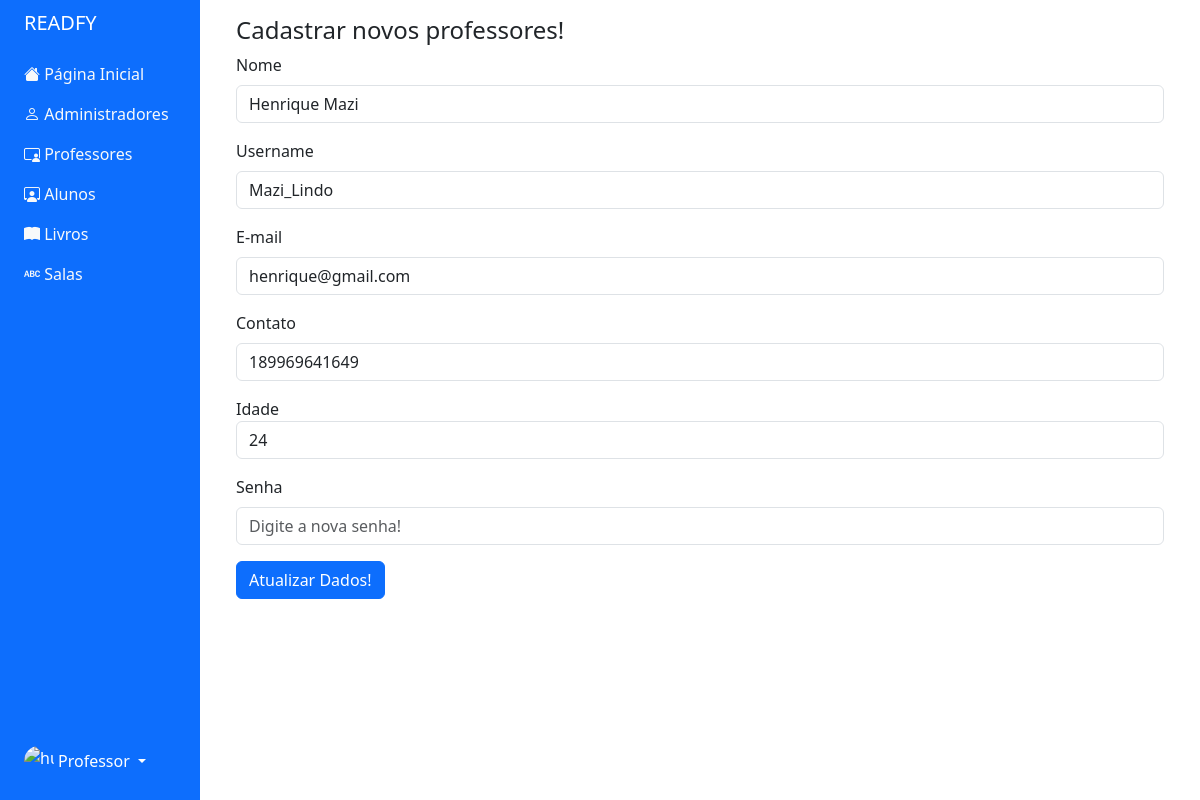
Page /administrativo/professores/update.php?id=10 on the committed database.
### tables this page shows
CREATE TABLE `professor` (
  `id` int(11) NOT NULL,
  `nome` varchar(100) DEFAULT NULL,
  `username` varchar(100) DEFAULT NULL,
  `email` varchar(255) DEFAULT NULL,
  `contato` varchar(15) DEFAULT NULL,
  `idade` varchar(5) DEFAULT NULL,
  `tipo` varchar(20) DEFAULT NULL,
  `senha` varchar(255) DEFAULT NULL,
  `data` date DEFAULT current_timestamp()
);

### src/Models/ClassesDAO/ProfessorDao.php (called while the page is built, shortened)
<?php
class ProfessorDao
{
    private $pdo;
    public function __construct($pdo)
    {
        $this->pdo = $pdo;
        $this->pdo->setAttribute(PDO::ATTR_ERRMODE, PDO::ERRMODE_EXCEPTION);
    }
    public function selectById($id)
    {
        try {
            $stmt = $this->pdo->prepare('SELECT * FROM professor WHERE id = :id');
            $stmt->bindParam(':id', $id);
            $stmt->execute();
            $this->pdo = null;
            return $stmt->fetchObject('Professor');
        } catch (PDOException $e) {
            echo 'Erro ao buscar professores: ' . $e->getMessage();
        }
    }
}

### src/Models/Classes/Professor.php (called while the page is built, shortened)
<?php
class Professor{
    private string $nome;
    private string $username;
    private string $email;
    private string $contato;
    private string $idade;
    public function getNome(): string {
        return $this->nome;
    }
    public function getUsername(): string {
        return $this->username;
    }
    public function getEmail(): string {
        return $this->email;
    }
    public function getContato(): string {
        return $this->contato;
    }
    public function getIdade(): string {
        return $this->idade;
    }
}

### administrativo/professores/update.php (the view, shortened to what this page needs)
<?php
require '../../src/Lib/connect.php';
require_once('../../src/Views/layout/headeradm.php');
require_once('../../src/Models/Classes/Professor.php');
require_once('../../src/Models/ClassesDao/ProfessorDao.php');
$professorDao = new ProfessorDao($pdo);
$professor = $professorDao->selectById($_GET['id']);
?>
<div class="dropdown pb-4">
    <a href="#" class="d-flex align-items-center text-white text-decoration-none dropdown-toggle" id="dropdownUser1" data-bs-toggle="dropdown" aria-expanded="false">
        <img src="https://github.com/mdo.png" alt="hugenerd" width="30" height="30" class="rounded-circle">
        <span class="d-none d-sm-inline mx-1">Professor</span>
    </a>
</div>
</div>
</div>
<div class="col py-3">
    <div class="container">
        <div class="container">
            <form method="POST">
                <h4>Cadastrar novos professores!</h4>
                <div class="mb-3">
                    <label for="nome" class="form-label">Nome</label>
                    <input type="text" class="form-control" id="nome" name="nome" required value="<?= $professor->getNome() ?>">
                </div>
                <div class="mb-3">
                    <label for="username" class="form-label">Username</label>
                    <input type="text" class="form-control" id="username" name="username" required value="<?= $professor->getUsername() ?>">
                </div>
                <div class="mb-3">
                    <label for="email" class="form-label">E-mail</label>
                    <input type="email" class="form-control" id="email" name="email" required value="<?= $professor->getEmail() ?>">
                </div>
                <div class="mb-3">
                    <label for="contato" class="form-label">Contato</label>
                    <input type="text" class="form-control" id="contato" name="contato" required value="<?= $professor->getContato() ?>">
                </div>
                <div class="mb-3">
                    <label for="idade" class a="form-label">Idade</label>
                    <input type="number" class="form-control" id="idade" name="idade" required value="<?= $professor->getIdade() ?>">
                </div>
                <div class="mb-3">
                    <label for="senha" class="form-label">Senha</label>
                    <input type="password" class="form-control" id="senha" name="senha" placeholder="Digite a nova senha!">
                </div>
                <button type="submit" class="btn btn-primary">Atualizar Dados!</button>
            </form>
        </div>
    </div>
</div>
</div>
</div>
<?php require "../../src/Views/layout/footer.php";  ?>

### rows in the picture
professor: nome "Henrique Mazi", username "Mazi_Lindo", email "henrique@gmail.com", contato "189969641649", idade "24"
